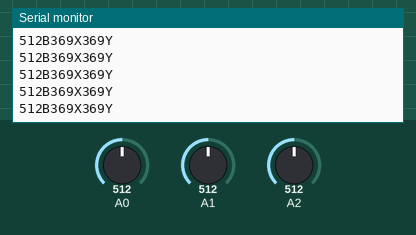
A sketch run on a simulated Arduino Uno, built with avr-gcc and run on an emulated ATmega328P. Parts: the last lines printed to the serial monitor. Inputs (shaded band) come from the test bench; at power-on: A1 = 512, A0 = 512, A2 = 512.

Above: at 7.2 s.
7.3 s: A1 set to 993
At 7.37 s:
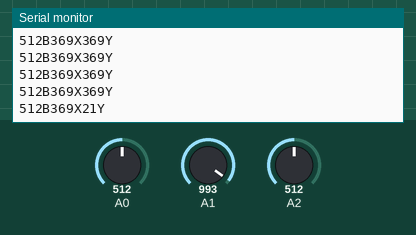
10.3 s: A1 set to 1021
At 10.3 s:
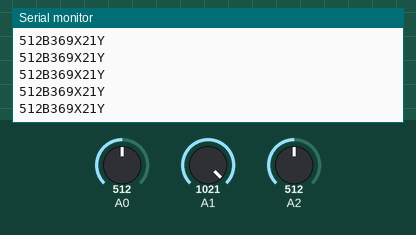
Timing chart, 0 to 12.8 s (numbered marks = the images above; inputs shaded):
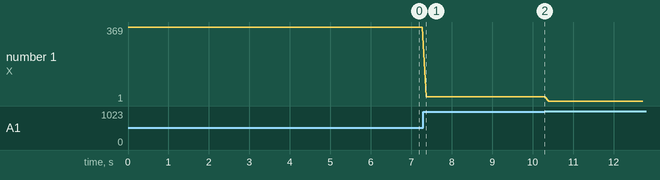

The sketch:

SpaceFighterArduino.ino
```cpp
void setup()
{
  Serial.begin(9600);
  pinMode(2, INPUT_PULLUP);
}

void loop()
{
  int ButtonValue = analogRead(2);
  int X_Value = map(analogRead(A0), 1023, 0, 0, 740);
  int Y_Value = map(analogRead(A1), 1023, 0, 0, 740);
  int ValidButton = 0;

  if(ButtonValue <= 1)
  {
    ValidButton = 100;
  }

  Serial.print(ButtonValue);
  Serial.print("B");

  Serial.print(X_Value);
  Serial.print("X");

  Serial.print(Y_Value);
  Serial.println("Y");

  delay(100);
}
```

Measured:
- after the input at 7.3 s, the serial monitor: prints a new line after 0.07 s (image 1)
- plotted number 1: 369 → 21 after the input at 7.3 s, 21 → 1 after the input at 10.3 s
